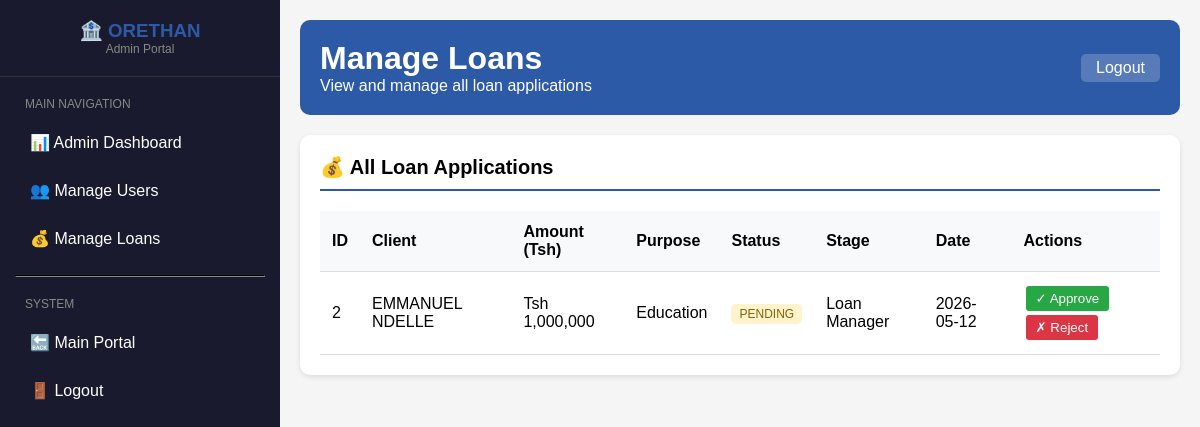
Before: /admin/loans (signed in) with the older database file.
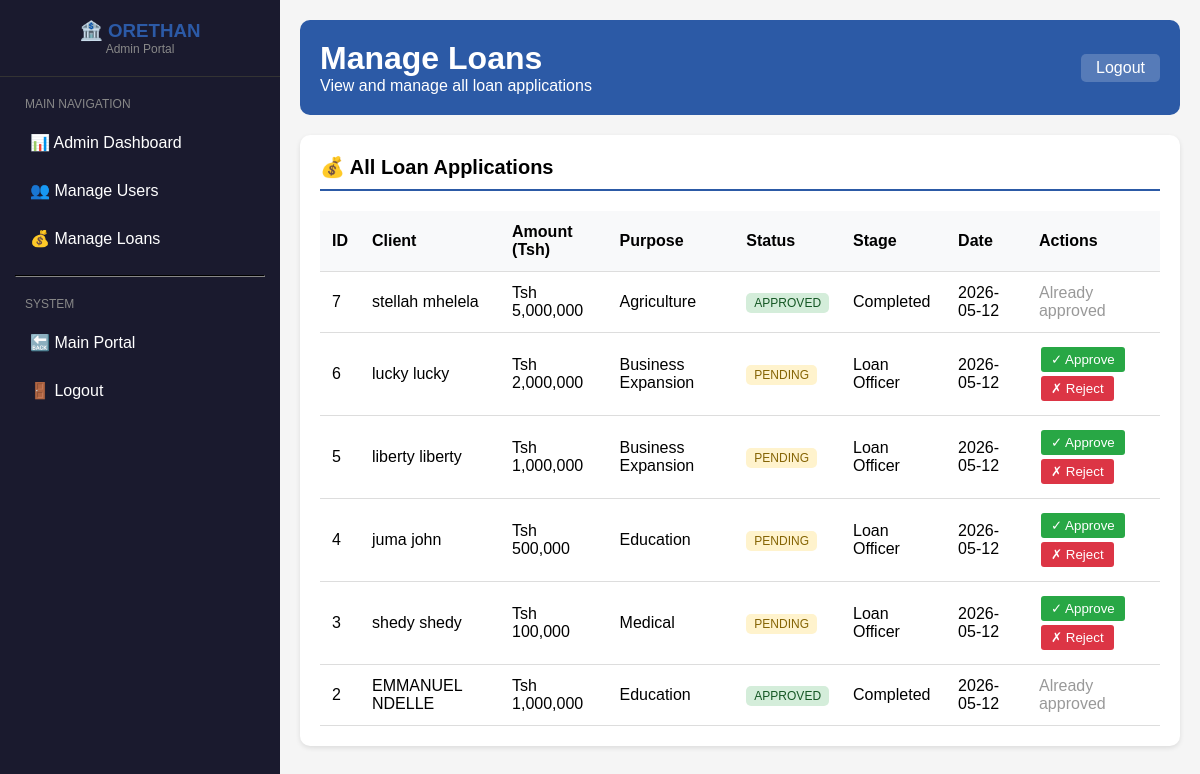
After: the same page with the newer database file.
### app_complete.py (models this page shows, shortened)
class Loan(db.Model):
    __tablename__ = 'loans'
    id = db.Column(db.Integer, primary_key=True)
    client_id = db.Column(db.Integer, db.ForeignKey('users.id'), nullable=False)
    amount = db.Column(db.Float, nullable=False)
    purpose = db.Column(db.String(200))
    status = db.Column(db.String(50), default='pending')
    current_stage = db.Column(db.String(50), default='loan_officer')
    term_months = db.Column(db.Integer, default=12)
    monthly_payment = db.Column(db.Float)
    created_at = db.Column(db.DateTime, default=datetime.utcnow)
    updated_at = db.Column(db.DateTime, default=datetime.utcnow, onupdate=datetime.utcnow)
    client = db.relationship('User', foreign_keys=[client_id], backref='loans')

class User(db.Model):
    __tablename__ = 'users'
    id = db.Column(db.Integer, primary_key=True)
    username = db.Column(db.String(100), unique=True, nullable=False)
    email = db.Column(db.String(100))
    full_name = db.Column(db.String(200))
    phone = db.Column(db.String(20))
    password = db.Column(db.String(200), nullable=False)
    role = db.Column(db.String(50), default='client')
    created_at = db.Column(db.DateTime, default=datetime.utcnow)

### app_complete.py (the view)
@app.route('/admin/loans')
def admin_loans():
    if 'user_id' not in session:
        return render_template("front_page.html")
    user = db.session.get(User, session['user_id'])
    if not user or user.role != 'admin':
        flash('Access denied!', 'danger')
        return redirect(url_for('dashboard'))
    all_loans = Loan.query.order_by(Loan.created_at.desc()).all()
    return render_template('admin_loans.html', loans=all_loans)

### app_complete.py (called while the page is built)
@app.template_filter('format_currency')
def format_currency(value):
    try:
        if value is None:
            return "Tsh 0"
        formatted = f"{value:,.2f}" if isinstance(value, float) and value % 1 != 0 else f"{int(value):,}"
        return f"Tsh {formatted}"
    except (ValueError, TypeError):
        return "Tsh 0"

### templates/admin_loans.html (shortened to what this page needs)
<!DOCTYPE html>
<html>
<head>
</head>
<body>
    <div class="app-container">
        <div class="sidebar">
            <div class="sidebar-header"><h3>🏦 ORETHAN</h3><p style="font-size:12px;color:#888">Admin Portal</p></div>
            <div class="sidebar-nav">
                <div class="nav-header">MAIN NAVIGATION</div>
                <a href="/admin_dashboard">📊 Admin Dashboard</a>
                <a href="/admin/users">👥 Manage Users</a>
                <a href="/admin/loans">💰 Manage Loans</a>
                <hr>
                <div class="nav-header">SYSTEM</div>
                <a href="/dashboard">🔙 Main Portal</a>
                <a href="/logout">🚪 Logout</a>
            </div>
        </div>
        <div class="main-content">
            <div class="header">
                <div class="header-content">
                    <div><h1>Manage Loans</h1><p>View and manage all loan applications</p></div>
                    <a href="/logout" class="logout-btn">Logout</a>
                </div>
            </div>
            <div class="section">
                <h3 class="section-title">💰 All Loan Applications</h3>
                <table>
                    <thead><tr><th>ID</th><th>Client</th><th>Amount (Tsh)</th><th>Purpose</th><th>Status</th><th>Stage</th><th>Date</th><th>Actions</th></tr></thead>
                    <tbody>
                        {% for loan in loans %}
                        <tr>
                            <td>{{ loan.id }}</td>
                            <td>{{ loan.client.full_name or loan.client.username if loan.client else 'Unknown' }}</td>
                            <td>{{ loan.amount|format_currency }}</td>
                            <td>{{ loan.purpose }}</td>
                            <td><span class="badge badge-{{ loan.status }}">{{ loan.status|upper }}</span></td>
                            <td>{{ loan.current_stage|replace('_', ' ')|title }}</td>
                            <td>{{ loan.created_at.strftime('%Y-%m-%d') if loan.created_at else 'N/A' }}</td>
                            <td>{% if loan.status == 'pending' %}<form method="POST" action="/admin/approve_loan/{{ loan.id }}" style="display:inline"><button type="submit" class="btn btn-success" >✓ Approve</button></form><form method="POST" action="/admin/reject_loan/{{ loan.id }}" style="display:inline"><button type="submit" class="btn btn-danger" >✗ Reject</button></form>{% else %}<span style="color:#999;">Already {{ loan.status }}</span>{% endif %}</td>
                        </tr>
                        {% endfor %}
                    </tbody>
                </table>
            </div>
        </div>
    </div>
</body>
</html>

Changed rows visible on the page:
added Loan: id "7", client "stellah mhelela", amount "Tsh 5,000,000", purpose "Agriculture", status "APPROVED", current_stage "Completed", created_at "2026-05-12", status "approved"
added Loan: id "6", client "lucky lucky", amount "Tsh 2,000,000", purpose "Business Expansion", status "PENDING", current_stage "Loan Officer", created_at "2026-05-12"
added Loan: id "5", client "liberty liberty", amount "Tsh 1,000,000", purpose "Business Expansion", status "PENDING", current_stage "Loan Officer", created_at "2026-05-12"
added Loan: id "4", client "juma john", amount "Tsh 500,000", purpose "Education", status "PENDING", current_stage "Loan Officer", created_at "2026-05-12"
added Loan: id "3", client "shedy shedy", amount "Tsh 100,000", purpose "Medical", status "PENDING", current_stage "Loan Officer", created_at "2026-05-12"
changed Loan "EMMANUEL NDELLE": status "PENDING" → "APPROVED"; current_stage "Loan Manager" → "Completed"; status (not shown) → "approved"; status "✓ Approve ✗ Reject" → "Already"
